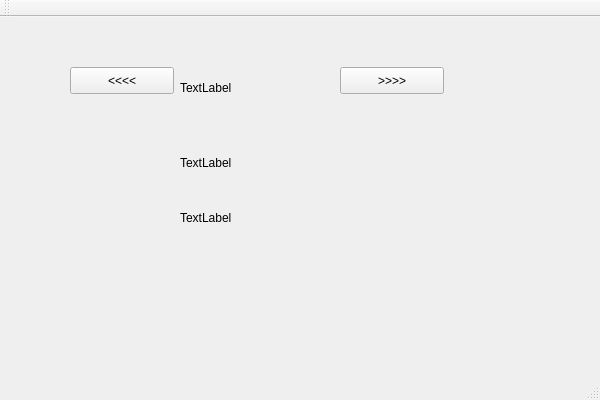
<?xml version="1.0" encoding="UTF-8"?>
<ui version="4.0">
 <class>MainWindow</class>
 <widget class="QMainWindow" name="MainWindow">
  <property name="geometry">
   <rect>
    <x>0</x>
    <y>0</y>
    <width>600</width>
    <height>400</height>
   </rect>
  </property>
  <property name="windowTitle">
   <string>MainWindow</string>
  </property>
  <widget class="QWidget" name="centralWidget">
   <widget class="QLabel" name="label">
    <property name="geometry">
     <rect>
      <x>180</x>
      <y>10</y>
      <width>151</width>
      <height>121</height>
     </rect>
    </property>
    <property name="text">
     <string>TextLabel</string>
    </property>
   </widget>
   <widget class="QLabel" name="label_2">
    <property name="geometry">
     <rect>
      <x>180</x>
      <y>130</y>
      <width>391</width>
      <height>31</height>
     </rect>
    </property>
    <property name="text">
     <string>TextLabel</string>
    </property>
   </widget>
   <widget class="QLabel" name="label_3">
    <property name="geometry">
     <rect>
      <x>180</x>
      <y>160</y>
      <width>391</width>
      <height>81</height>
     </rect>
    </property>
    <property name="text">
     <string>TextLabel</string>
    </property>
   </widget>
   <widget class="QPushButton" name="pushButton">
    <property name="geometry">
     <rect>
      <x>70</x>
      <y>50</y>
      <width>104</width>
      <height>27</height>
     </rect>
    </property>
    <property name="text">
     <string>&lt;&lt;&lt;&lt;</string>
    </property>
   </widget>
   <widget class="QPushButton" name="pushButton_2">
    <property name="geometry">
     <rect>
      <x>340</x>
      <y>50</y>
      <width>104</width>
      <height>27</height>
     </rect>
    </property>
    <property name="text">
     <string>&gt;&gt;&gt;&gt;</string>
    </property>
   </widget>
  </widget>
  <widget class="QMenuBar" name="menuBar">
   <property name="geometry">
    <rect>
     <x>0</x>
     <y>0</y>
     <width>600</width>
     <height>25</height>
    </rect>
   </property>
  </widget>
  <widget class="QToolBar" name="mainToolBar">
   <attribute name="toolBarArea">
    <enum>TopToolBarArea</enum>
   </attribute>
   <attribute name="toolBarBreak">
    <bool>false</bool>
   </attribute>
  </widget>
  <widget class="QStatusBar" name="statusBar"/>
 </widget>
 <layoutdefault spacing="6" margin="11"/>
 <resources/>
 <connections>
  <connection>
   <sender>pushButton</sender>
   <signal>clicked()</signal>
   <receiver>MainWindow</receiver>
   <slot>left()</slot>
   <hints>
    <hint type="sourcelabel">
     <x>49</x>
     <y>183</y>
    </hint>
    <hint type="destinationlabel">
     <x>59</x>
     <y>234</y>
    </hint>
   </hints>
  </connection>
  <connection>
   <sender>pushButton_2</sender>
   <signal>clicked()</signal>
   <receiver>MainWindow</receiver>
   <slot>rith()</slot>
   <hints>
    <hint type="sourcelabel">
     <x>566</x>
     <y>190</y>
    </hint>
    <hint type="destinationlabel">
     <x>543</x>
     <y>275</y>
    </hint>
   </hints>
  </connection>
 </connections>
 <slots>
  <slot>rith()</slot>
  <slot>left()</slot>
 </slots>
</ui>
